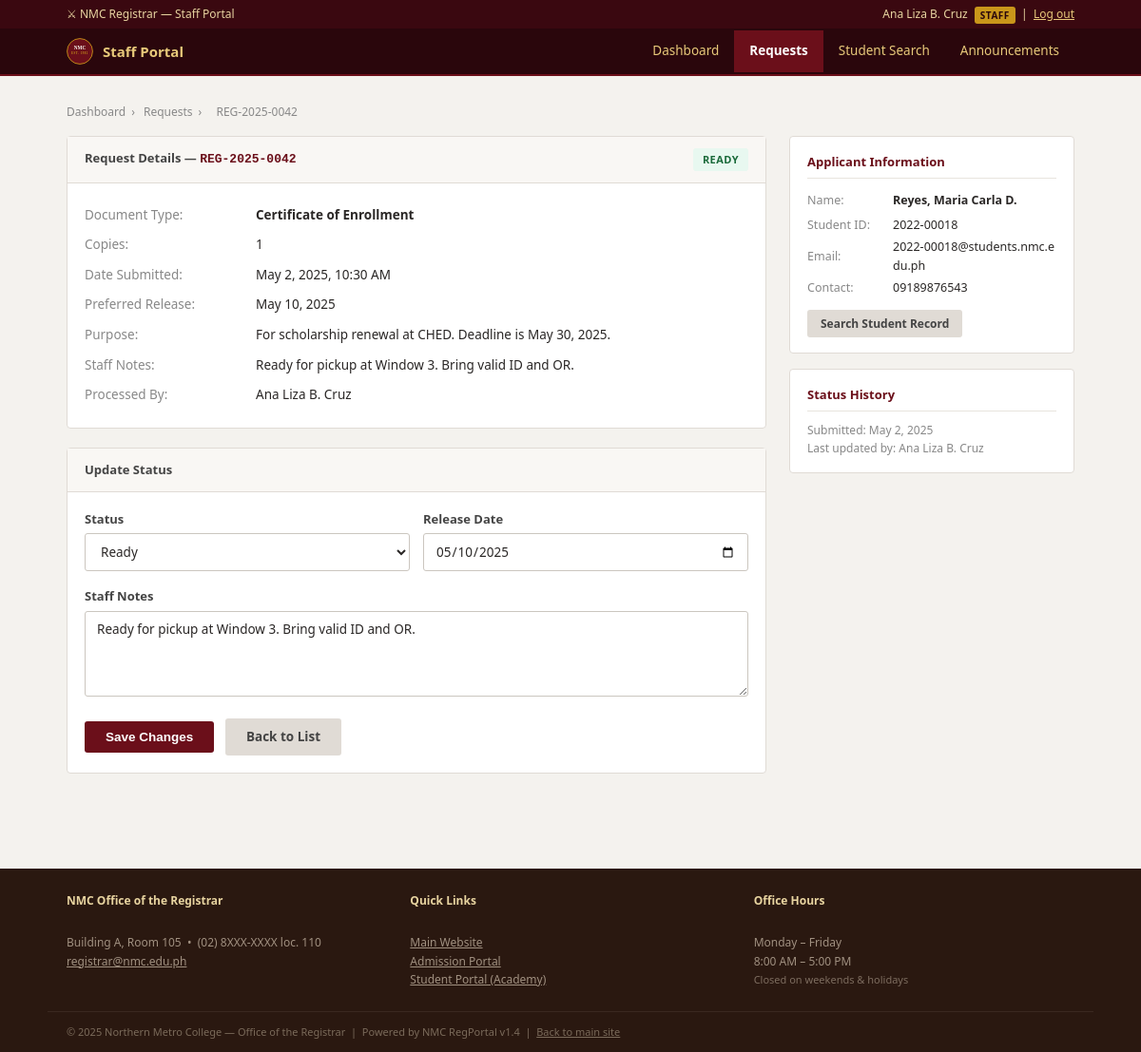
Page /staff/view_request.php?id=2 (signed in) on the committed database.
### tables this page shows
CREATE TABLE document_requests (
    id             INT AUTO_INCREMENT PRIMARY KEY,
    tracking_code  VARCHAR(20)  NOT NULL UNIQUE,
    applicant_name VARCHAR(100) NOT NULL,
    student_id_no  VARCHAR(20),
    email          VARCHAR(100),
    contact        VARCHAR(20),
    doc_type       ENUM(
                     'Transcript of Records',
                     'Certificate of Enrollment',
                     'Certificate of Good Moral Character',
                     'Diploma Authentication',
                     'Course Description',
                     'Honorable Dismissal'
                   ) NOT NULL,
    copies         TINYINT NOT NULL DEFAULT 1,
    purpose        TEXT NOT NULL,
    status         ENUM('pending','processing','ready','released') DEFAULT 'pending',
    requested_at   DATETIME DEFAULT CURRENT_TIMESTAMP,
    release_date   DATE,
    staff_notes    TEXT,
    processed_by   INT,
    FOREIGN KEY (processed_by) REFERENCES nmc_staff(id) ON DELETE SET NULL
);

CREATE TABLE nmc_staff (
    id            INT AUTO_INCREMENT PRIMARY KEY,
    username      VARCHAR(50)  NOT NULL UNIQUE,
    password_hash VARCHAR(255) NOT NULL,
    full_name     VARCHAR(100),
    role          ENUM('registrar','staff') DEFAULT 'staff',
    is_active     TINYINT DEFAULT 1,
    created_at    TIMESTAMP DEFAULT CURRENT_TIMESTAMP
);

### www/staff/view_request.php (the view, shortened to what this page needs)
<?php
require_once '../includes/db.php';
$active_nav = 'requests';
$id = (int)($_GET['id'] ?? 0);
$stmt = $conn->prepare(
    'SELECT dr.*, st.full_name AS processed_by_name
     FROM document_requests dr
     LEFT JOIN nmc_staff st ON st.id = dr.processed_by
     WHERE dr.id = ?'
);
$stmt->bind_param('i', $id);
$stmt->execute();
$r = $stmt->get_result()->fetch_assoc();
require_once 'header.php';
?>
<div class="page-wrap">
  <div class="breadcrumb">
    <a href="/staff/dashboard.php">Dashboard</a><span>&rsaquo;</span>
    <a href="/staff/requests.php">Requests</a><span>&rsaquo;</span>
    <span><?= htmlspecialchars($r['tracking_code']) ?></span>
  </div>
  <div class="two-col">
    <div class="main-col">
      <div class="panel">
        <div class="panel-head" style="display:flex;justify-content:space-between;">
          <span>Request Details &mdash; <span class="ref-no"><?= htmlspecialchars($r['tracking_code']) ?></span></span>
          <span class="badge badge-<?= $r['status'] ?>"><?= ucfirst($r['status']) ?></span>
        </div>
        <div class="panel-body">
          <table style="font-size:13.5px;width:100%;border-collapse:collapse;">
            <tr>
              <td style="width:180px;color:#888;padding:5px 0;vertical-align:top;">Document Type:</td>
              <td style="padding:5px 0;"><strong><?= htmlspecialchars($r['doc_type']) ?></strong></td>
            </tr>
            <tr>
              <td style="color:#888;padding:5px 0;vertical-align:top;">Copies:</td>
              <td style="padding:5px 0;"><?= (int)$r['copies'] ?></td>
            </tr>
            <tr>
              <td style="color:#888;padding:5px 0;vertical-align:top;">Date Submitted:</td>
              <td style="padding:5px 0;"><?= date('F j, Y, g:i A', strtotime($r['requested_at'])) ?></td>
            </tr>
            <tr>
              <td style="color:#888;padding:5px 0;vertical-align:top;">Preferred Release:</td>
              <td style="padding:5px 0;">
                <?= $r['release_date'] ? date('F j, Y', strtotime($r['release_date'])) : '<span style="color:#aaa;">Not specified</span>' ?>
              </td>
            </tr>
            <tr>
              <td style="color:#888;padding:5px 0;vertical-align:top;">Purpose:</td>
              <td style="padding:5px 0;">
                <?php
                echo $r['purpose'];
                ?>
              </td>
            </tr>
            <?php if ($r['staff_notes']): ?>
            <tr>
              <td style="color:#888;padding:5px 0;vertical-align:top;">Staff Notes:</td>
              <td style="padding:5px 0;"><?= htmlspecialchars($r['staff_notes']) ?></td>
            </tr>
            <?php endif; ?>
            <?php if ($r['processed_by_name']): ?>
            <tr>
              <td style="color:#888;padding:5px 0;vertical-align:top;">Processed By:</td>
              <td style="padding:5px 0;"><?= htmlspecialchars($r['processed_by_name']) ?></td>
            </tr>
            <?php endif; ?>
          </table>
        </div>
      </div>
      <div class="panel">
        <div class="panel-head">Update Status</div>
        <div class="panel-body">
          <form method="POST" action="/staff/view_request.php?id=<?= (int)$r['id'] ?>">
            <div style="display:grid;grid-template-columns:1fr 1fr;gap:14px;">
              <div class="form-group">
                <label for="status">Status</label>
                <select id="status" name="status" class="form-control">
                  <?php foreach (['pending','processing','ready','released'] as $st): ?>
                  <option value="<?= $st ?>" <?= $r['status'] === $st ? 'selected' : '' ?>><?= ucfirst($st) ?></option>
                  <?php endforeach; ?>
                </select>
              </div>
              <div class="form-group">
                <label for="release_date">Release Date</label>
                <input type="date" id="release_date" name="release_date" class="form-control"
                       value="<?= htmlspecialchars($r['release_date'] ?? '') ?>">
              </div>
            </div>
            <div class="form-group">
              <label for="staff_notes">Staff Notes</label>
              <textarea id="staff_notes" name="staff_notes" class="form-control" rows="3"
                        placeholder="e.g. Please bring your OR #2025-XXXXX when claiming."><?= htmlspecialchars($r['staff_notes'] ?? '') ?></textarea>
            </div>
            <button type="submit" class="btn btn-primary">Save Changes</button>
            <a href="/staff/requests.php" class="btn btn-secondary" style="margin-left:8px;">Back to List</a>
          </form>
        </div>
      </div>
    </div>
    <div class="side-col">
      <div class="side-card">
        <h4>Applicant Information</h4>
        <table style="font-size:12.5px;width:100%;border-collapse:collapse;">
          <tr>
            <td style="color:#888;padding:3px 0;width:90px;">Name:</td>
            <td><strong><?= htmlspecialchars($r['applicant_name']) ?></strong></td>
          </tr>
          <?php if ($r['student_id_no']): ?>
          <tr>
            <td style="color:#888;padding:3px 0;">Student ID:</td>
            <td><?= htmlspecialchars($r['student_id_no']) ?></td>
          </tr>
          <?php endif; ?>
          <?php if ($r['email']): ?>
          <tr>
            <td style="color:#888;padding:3px 0;">Email:</td>
            <td style="word-break:break-all;"><?= htmlspecialchars($r['email']) ?></td>
          </tr>
          <?php endif; ?>
          <?php if ($r['contact']): ?>
          <tr>
            <td style="color:#888;padding:3px 0;">Contact:</td>
            <td><?= htmlspecialchars($r['contact']) ?></td>
          </tr>
          <?php endif; ?>
        </table>
        <?php if ($r['student_id_no']): ?>
        <div style="margin-top:10px;">
          <a href="/staff/search.php?q=<?= urlencode($r['student_id_no']) ?>" class="btn btn-secondary btn-sm">
            Search Student Record
          </a>
        </div>
        <?php endif; ?>
      </div>
      <div class="side-card">
        <h4>Status History</h4>
        <p style="font-size:12px;color:#888;">
          Submitted: <?= date('M j, Y', strtotime($r['requested_at'])) ?>
          <?php if ($r['processed_by_name']): ?>
          <br>Last updated by: <?= htmlspecialchars($r['processed_by_name']) ?>
          <?php endif; ?>
        </p>
      </div>
    </div>
  </div>
</div>
<?php require_once '../includes/footer.php'; ?>

### www/staff/header.php (shortened to what this page needs)
<?php
$_staff = $_SESSION['staff'] ?? [];
$_staff_name = $_staff['full_name'] ?? 'Staff';
$_staff_role = ucfirst($_staff['role'] ?? '');
?>
<!DOCTYPE html>
<html lang="en">
<head>
<link rel="stylesheet" href="/css/style.css">
</head>
<body>
<div class="topbar">
  <div class="topbar-inner">
    <span>&#9876; NMC Registrar &mdash; Staff Portal</span>
    <span>
      <?= htmlspecialchars($_staff_name) ?>
      <span class="role-badge"><?= htmlspecialchars($_staff_role) ?></span>
      &nbsp;|&nbsp;
      <a href="/staff/logout.php" style="color:#e8c97a;">Log out</a>
    </span>
  </div>
</div>
<nav class="navbar">
  <div class="nav-inner">
    <a href="/staff/dashboard.php" class="nav-brand">
      <svg viewBox="0 0 48 48" width="28" height="28" xmlns="http://www.w3.org/2000/svg" aria-hidden="true">
        <text x="24" y="21" text-anchor="middle" font-family="Georgia,serif" font-size="9" font-weight="bold" fill="#FBF7F1">NMC</text>
      </svg>
      Staff Portal
    </a>
    <div class="nav-links">
      <a href="/staff/dashboard.php"       class="<?= ($active_nav ?? '') === 'dashboard'      ? 'active' : '' ?>">Dashboard</a>
      <a href="/staff/requests.php"        class="<?= ($active_nav ?? '') === 'requests'       ? 'active' : '' ?>">Requests</a>
      <a href="/staff/search.php"          class="<?= ($active_nav ?? '') === 'search'         ? 'active' : '' ?>">Student Search</a>
      <a href="/staff/announcements.php"   class="<?= ($active_nav ?? '') === 'announcements'  ? 'active' : '' ?>">Announcements</a>
    </div>
  </div>
</nav>

### www/css/style.css (style rules this page uses)
*, *::before, *::after { box-sizing: border-box; margin: 0; padding: 0; }
body { font-family: 'Segoe UI', Arial, sans-serif; font-size: 14px; line-height: 1.6; color: #2a2726; background: #f4f2ee; }
.topbar { background: #3a0810; color: #e8d4a0; font-size: 12px; padding: 5px 0; }
.topbar-inner { max-width: 1100px; margin: 0 auto; padding: 0 20px; display: flex; justify-content: space-between; }
.navbar { background: #5a0c16; border-bottom: 2px solid #C9961A; }
.nav-inner { max-width: 1100px; margin: 0 auto; padding: 0 20px; display: flex; align-items: center; justify-content: space-between; }
.nav-brand { display: flex; align-items: center; gap: 10px; color: #e8d4a0; text-decoration: none; font-weight: 700; font-size: 15px; padding: 10px 0; }
.nav-links { display: flex; align-items: center; }
.nav-links a { display: block; padding: 11px 16px; color: #e8c8c0; text-decoration: none; font-size: 13.5px; transition: background .15s, color .15s; }
.nav-links a.active { background: #6B0F1A; color: #fff; font-weight: 600; }
.page-wrap { max-width: 1100px; margin: 0 auto; padding: 28px 20px 40px; }
.two-col { display: grid; grid-template-columns: 1fr 300px; gap: 24px; }
.panel { background: #fff; border: 1px solid #e0dbd5; border-radius: 4px; margin-bottom: 20px; }
.panel-head { background: #f9f7f4; border-bottom: 1px solid #e0dbd5; padding: 12px 18px; font-weight: 600; font-size: 13px; color: #444; display: flex; justify-content: space-between; align-items: center; }
.panel-body { padding: 18px; }
.badge { display: inline-block; padding: 3px 10px; border-radius: 3px; font-size: 11px; font-weight: 700; letter-spacing: .04em; text-transform: uppercase; }
.badge-ready { background: #e8f8f0; color: #1a6a3a; }
.form-group { margin-bottom: 16px; }
.form-group label { display: block; font-weight: 600; font-size: 13px; color: #444; margin-bottom: 5px; }
.form-control { width: 100%; padding: 9px 12px; border: 1px solid #cbc6bf; border-radius: 3px; font-size: 13.5px; font-family: inherit; color: #2a2726; background: #fff; transition: border-color .15s; }
textarea.form-control { resize: vertical; min-height: 90px; }
.btn { display: inline-block; padding: 9px 22px; border-radius: 3px; font-size: 13.5px; font-weight: 600; cursor: pointer; border: none; text-decoration: none; transition: background .15s; }
.btn-primary { background: #6B0F1A; color: #fff; }
.btn-secondary { background: #e0dbd5; color: #444; }
.btn-sm { padding: 5px 14px; font-size: 12px; }
.side-card { background: #fff; border: 1px solid #e0dbd5; border-radius: 4px; padding: 16px 18px; margin-bottom: 16px; font-size: 13px; }
.side-card h4 { font-size: 13px; font-weight: 700; color: #6B0F1A; margin-bottom: 10px; border-bottom: 1px solid #e8e4de; padding-bottom: 6px; }
.breadcrumb { font-size: 12px; color: #888; margin-bottom: 16px; }
.breadcrumb a { color: #888; text-decoration: none; }
.breadcrumb span { margin: 0 6px; }
.ref-no { font-family: monospace; font-weight: 700; color: #6B0F1A; font-size: 13px; }

### www/staff/header.php (style rules this page uses)
.topbar { background: #3a0810; }
.navbar { background: #2a060c; border-bottom: 2px solid #6B0F1A; }
.navbar a { color: #e8c97a; }
.navbar a:hover, .navbar a.active { color: #fff; background: #6B0F1A; }
.role-badge { display:inline-block; background:#C9961A; color:#2a060c; font-size:10px; font-weight:700; padding:1px 6px; border-radius:3px; letter-spacing:.5px; text-transform:uppercase; vertical-align:middle; margin-left:4px; }

### rows in the picture
document_requests: processed_by.full_name "Ana Liza B. Cruz", tracking_code "REG-2025-0042", status "READY", doc_type "Certificate of Enrollment", copies "1", requested_at "May 2, 2025, 10:30 AM", release_date "May 10, 2025", purpose "For scholarship renewal at CHED. Deadline is May 30, 2025.", staff_notes "Ready for pickup at Window 3. Bring valid ID and OR.", status "Ready", release_date "05/10/2025", applicant_name "Reyes, Maria Carla D.", student_id_no "2022-00018", email "2022-00018@students.nmc.edu.ph", contact "09189876543", requested_at "May 2, 2025"

### other values in the picture
$_staff_role "STAFF"
